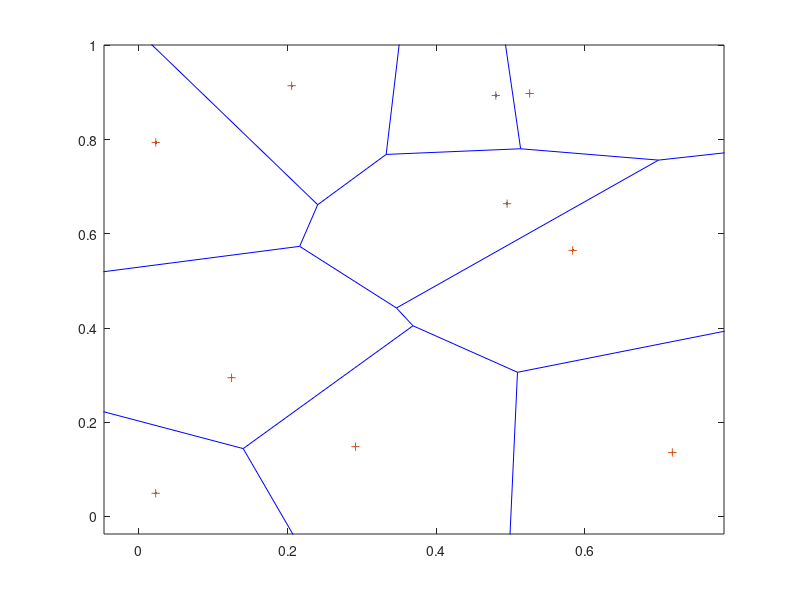

Write the MATLAB code that produced this figure. (Note: this script raises an error after producing the figure.)
%Draw a Voronoi diagrom
clc; clear; close all
n = 10;
x = rand(1, n);
y = rand(1, n);
f = figure;
plot(x, y, '.');
hold on
v = voronoi(x, y);
vx = v(2).XData;
vy = v(2).YData;
voronoi(x, y)
plot(vx, vy, 'o')
axis([0 1 0 1])